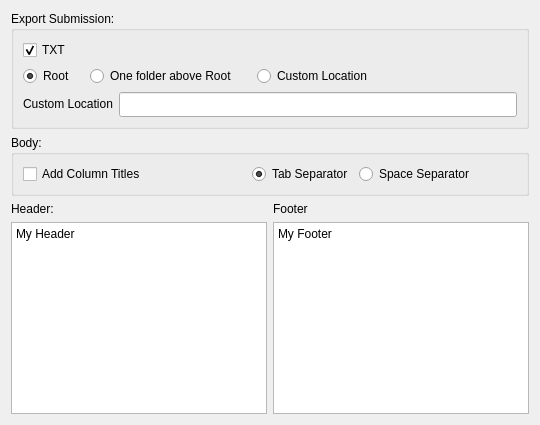
        <widget class="QWidget" name="tab_5">
         <attribute name="title">
          <string>Text</string>
         </attribute>
         <layout class="QHBoxLayout" name="horizontalLayout_32">
          <item>
           <layout class="QVBoxLayout" name="verticalLayout_49">
            <item>
             <widget class="QGroupBox" name="groupBox_5">
              <property name="sizePolicy">
               <sizepolicy hsizetype="MinimumExpanding" vsizetype="Fixed">
                <horstretch>0</horstretch>
                <verstretch>0</verstretch>
               </sizepolicy>
              </property>
              <property name="minimumSize">
               <size>
                <width>180</width>
                <height>100</height>
               </size>
              </property>
              <property name="title">
               <string>Export Submission:</string>
              </property>
              <layout class="QVBoxLayout" name="verticalLayout_16">
               <item>
                <layout class="QVBoxLayout" name="verticalLayout_19">
                 <item>
                  <layout class="QHBoxLayout" name="horizontalLayout_31">
                   <item>
                    <widget class="QCheckBox" name="text_txt">
                     <property name="text">
                      <string>TXT</string>
                     </property>
                     <property name="checked">
                      <bool>true</bool>
                     </property>
                    </widget>
                   </item>
                   <item>
                    <spacer name="horizontalSpacer_9">
                     <property name="orientation">
                      <enum>Qt::Horizontal</enum>
                     </property>
                     <property name="sizeHint" stdset="0">
                      <size>
                       <width>40</width>
                       <height>20</height>
                      </size>
                     </property>
                    </spacer>
                   </item>
                  </layout>
                 </item>
                 <item>
                  <layout class="QHBoxLayout" name="horizontalLayout_51">
                   <item>
                    <widget class="QRadioButton" name="text_root">
                     <property name="minimumSize">
                      <size>
                       <width>61</width>
                       <height>0</height>
                      </size>
                     </property>
                     <property name="text">
                      <string>Root</string>
                     </property>
                     <property name="checked">
                      <bool>true</bool>
                     </property>
                    </widget>
                   </item>
                   <item>
                    <widget class="QRadioButton" name="text_above">
                     <property name="minimumSize">
                      <size>
                       <width>161</width>
                       <height>0</height>
                      </size>
                     </property>
                     <property name="text">
                      <string>One folder above Root</string>
                     </property>
                    </widget>
                   </item>
                   <item>
                    <widget class="QRadioButton" name="text_custom">
                     <property name="minimumSize">
                      <size>
                       <width>120</width>
                       <height>0</height>
                      </size>
                     </property>
                     <property name="text">
                      <string>Custom Location</string>
                     </property>
                    </widget>
                   </item>
                   <item>
                    <spacer name="horizontalSpacer_22">
                     <property name="orientation">
                      <enum>Qt::Horizontal</enum>
                     </property>
                     <property name="sizeHint" stdset="0">
                      <size>
                       <width>40</width>
                       <height>20</height>
                      </size>
                     </property>
                    </spacer>
                   </item>
                  </layout>
                 </item>
                 <item>
                  <layout class="QHBoxLayout" name="horizontalLayout_52">
                   <item>
                    <widget class="QLabel" name="label_17">
                     <property name="sizePolicy">
                      <sizepolicy hsizetype="Fixed" vsizetype="Fixed">
                       <horstretch>0</horstretch>
                       <verstretch>0</verstretch>
                      </sizepolicy>
                     </property>
                     <property name="text">
                      <string>Custom Location</string>
                     </property>
                    </widget>
                   </item>
                   <item>
                    <widget class="QLineEdit" name="text_custom_path">
                     <property name="sizePolicy">
                      <sizepolicy hsizetype="MinimumExpanding" vsizetype="Fixed">
                       <horstretch>0</horstretch>
                       <verstretch>0</verstretch>
                      </sizepolicy>
                     </property>
                     <property name="minimumSize">
                      <size>
                       <width>300</width>
                       <height>25</height>
                      </size>
                     </property>
                    </widget>
                   </item>
                  </layout>
                 </item>
                </layout>
               </item>
              </layout>
             </widget>
            </item>
            <item>
             <widget class="QGroupBox" name="groupBox_6">
              <property name="title">
               <string>Body:</string>
              </property>
              <layout class="QVBoxLayout" name="verticalLayout_20">
               <item>
                <layout class="QHBoxLayout" name="horizontalLayout_21">
                 <item>
                  <widget class="QCheckBox" name="text_add_titles">
                   <property name="text">
                    <string>Add Column Titles</string>
                   </property>
                   <property name="checked">
                    <bool>false</bool>
                   </property>
                  </widget>
                 </item>
                 <item>
                  <spacer name="horizontalSpacer_3">
                   <property name="orientation">
                    <enum>Qt::Horizontal</enum>
                   </property>
                   <property name="sizeType">
                    <enum>QSizePolicy::Fixed</enum>
                   </property>
                   <property name="sizeHint" stdset="0">
                    <size>
                     <width>100</width>
                     <height>20</height>
                    </size>
                   </property>
                  </spacer>
                 </item>
                 <item>
                  <layout class="QHBoxLayout" name="horizontalLayout_20">
                   <item>
                    <widget class="QRadioButton" name="text_sep_tab">
                     <property name="text">
                      <string>Tab Separator</string>
                     </property>
                     <property name="checked">
                      <bool>true</bool>
                     </property>
                    </widget>
                   </item>
                   <item>
                    <widget class="QRadioButton" name="text_sep_fixed">
                     <property name="text">
                      <string>Space Separator</string>
                     </property>
                    </widget>
                   </item>
                  </layout>
                 </item>
                 <item>
                  <spacer name="horizontalSpacer_4">
                   <property name="orientation">
                    <enum>Qt::Horizontal</enum>
                   </property>
                   <property name="sizeHint" stdset="0">
                    <size>
                     <width>40</width>
                     <height>20</height>
                    </size>
                   </property>
                  </spacer>
                 </item>
                </layout>
               </item>
              </layout>
             </widget>
            </item>
            <item>
             <layout class="QHBoxLayout" name="horizontalLayout_8">
              <item>
               <layout class="QVBoxLayout" name="verticalLayout_29">
                <item>
                 <widget class="QLabel" name="label_52">
                  <property name="sizePolicy">
                   <sizepolicy hsizetype="Fixed" vsizetype="Fixed">
                    <horstretch>0</horstretch>
                    <verstretch>0</verstretch>
                   </sizepolicy>
                  </property>
                  <property name="text">
                   <string>Header:</string>
                  </property>
                 </widget>
                </item>
                <item>
                 <widget class="QPlainTextEdit" name="text_header">
                  <property name="sizePolicy">
                   <sizepolicy hsizetype="MinimumExpanding" vsizetype="Expanding">
                    <horstretch>0</horstretch>
                    <verstretch>0</verstretch>
                   </sizepolicy>
                  </property>
                  <property name="minimumSize">
                   <size>
                    <width>200</width>
                    <height>50</height>
                   </size>
                  </property>
                  <property name="plainText">
                   <string>My Header</string>
                  </property>
                 </widget>
                </item>
               </layout>
              </item>
              <item>
               <layout class="QVBoxLayout" name="verticalLayout_45">
                <item>
                 <widget class="QLabel" name="label_75">
                  <property name="sizePolicy">
                   <sizepolicy hsizetype="Fixed" vsizetype="Fixed">
                    <horstretch>0</horstretch>
                    <verstretch>0</verstretch>
                   </sizepolicy>
                  </property>
                  <property name="text">
                   <string>Footer</string>
                  </property>
                 </widget>
                </item>
                <item>
                 <widget class="QPlainTextEdit" name="text_footer">
                  <property name="sizePolicy">
                   <sizepolicy hsizetype="MinimumExpanding" vsizetype="Expanding">
                    <horstretch>0</horstretch>
                    <verstretch>0</verstretch>
                   </sizepolicy>
                  </property>
                  <property name="minimumSize">
                   <size>
                    <width>200</width>
                    <height>50</height>
                   </size>
                  </property>
                  <property name="plainText">
                   <string>My Footer</string>
                  </property>
                 </widget>
                </item>
               </layout>
              </item>
             </layout>
            </item>
           </layout>
          </item>
         </layout>
        </widget>
